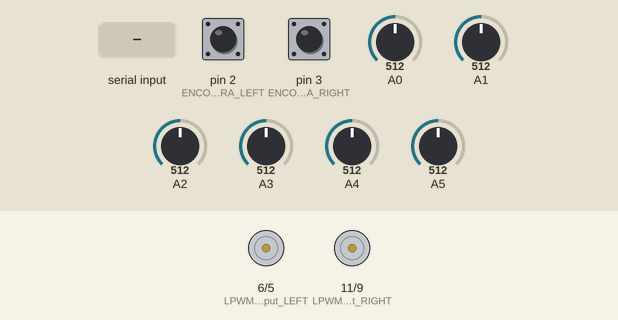
The sketch below on a simulated Arduino Uno, built with avr-gcc and run on an emulated ATmega328P. Parts: motor-driver pin pairs drawn as motors (green arrow = first pin HIGH = forward, orange = second pin HIGH = backward, longer = more drive). The inputs (shaded band) are chosen by the test bench; at power-on: pin 2 (ENCODEURA_LEFT) HIGH, pin 3 (ENCODEURA_RIGHT) HIGH, A0 = 512, A1 = 512, A2 = 512, A3 = 512, A4 = 512, A5 = 512. What the sketch prints to the serial monitor is not drawn.

Above: at 1.2 s.
1.3 s: "z" received over Serial
At 2.5 s:
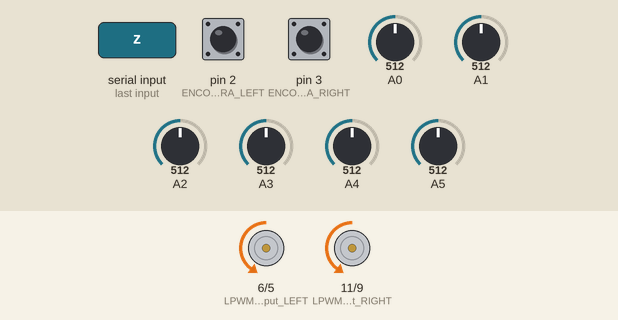
2.8 s: "s" received over Serial
At 4.2 s:
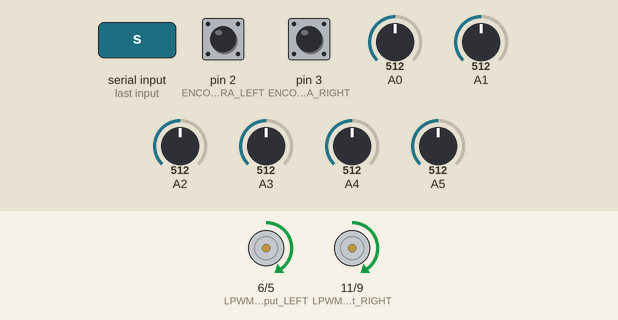
Timing chart, 0 to 5.8 s (numbered marks = the images above; inputs shaded):
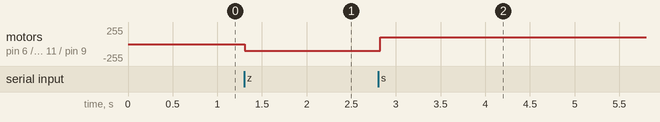

The sketch:

Encoder.ino
```cpp
// Prérequis savoir utiliser un timer
#include <TimerOne.h> // Pour le timer
#include <NewPing.h>
#include <Servo.h>

// Prérequis savoir utiliser les define
// Partie à modifier pour indiquer en define quel pin est branché où A et B à brancher sur 2 et 4
#define ENCODEURA_LEFT 2
#define ENCODEURB_LEFT 4


// Prérequis savoir utiliser les define
// Partie à modifier pour indiquer en define quel pin est branché où A et B à brancher sur 3 et 10
#define ENCODEURA_RIGHT 3
#define ENCODEURB_RIGHT 7


#define TRIGGER_PIN_RIGHT  10  // Arduino pin tied to trigger pin on the ultrasonic sensor   7.
#define ECHO_PIN_RIGHT      8  // Arduino pin tied to echo pin on the ultrasonic sensor.
#define MAX_DISTANCE 200 // Maximum distance we want to ping for (in centimeters). Maximum sensor distance is rated at 400-500cm.

#define TRIGGER_PIN_LEFT  12  // Arduino pin tied to trigger pin on the ultrasonic sensor.
#define ECHO_PIN_LEFT     13  // Arduino pin tied to echo pin on the ultrasonic sensor.

// prérequis : volatile => pour toute variable qui sera utilise dans les interruptions

volatile int count_left =0; // comptage de tick d'encoder  qui sera incrémenté sur interruption " On change " sur l'interruption matériel 0 qui se fait sur le pin 2
volatile double speed_left =0; // vitesse du moteur
volatile byte laststate_left =0;  // etat précédent de l'encodeur


volatile int count_right =0; // comptage de tick d'encoder  qui sera incrémenté sur interruption " On change " sur l'interruption matériel 0 qui se fait sur le pin 2
volatile double speed_right =0; // vitesse du moteur
volatile byte laststate_right =0;  // etat précédent de l'encodeur


int RPWM_Output_RIGHT = 9; // Arduino PWM output pin 9; connect to IBT-2 pin 1 (RPWM)
int LPWM_Output_RIGHT = 11; // Arduino PWM output pin 11; connect to IBT-2 pin 2 (LPWM)

int RPWM_Output_LEFT = 5; // Arduino PWM output pin 5; connect to IBT-2 pin 1 (RPWM)
int LPWM_Output_LEFT = 6; // Arduino PWM output pin 6; connect to IBT-2 pin 2 (LPWM)


NewPing sonarLeft(TRIGGER_PIN_LEFT, ECHO_PIN_LEFT, MAX_DISTANCE); // NewPing setup of pins and maximum distance.
NewPing sonarRight(TRIGGER_PIN_RIGHT, ECHO_PIN_RIGHT, MAX_DISTANCE); // NewPing setup of pins and maximum distance.

void stop() //Stop
{
    digitalWrite(RPWM_Output_RIGHT,LOW);
    digitalWrite(LPWM_Output_RIGHT,LOW);

    digitalWrite(RPWM_Output_LEFT,LOW);
    digitalWrite(LPWM_Output_LEFT,LOW);
}

void advance(char a) // En avant
{
//analogWrite (A,a); // Contrôle de vitesse en PWM
//digitalWrite(B,HIGH);

    int reversePWM = (int ) a;
    analogWrite(LPWM_Output_RIGHT, 0);
    analogWrite(RPWM_Output_RIGHT, reversePWM);


    analogWrite(LPWM_Output_LEFT, 0);
    analogWrite(RPWM_Output_LEFT, reversePWM);


}

void back_off (char a) // En arrière
{
//analogWrite (A,a);
//digitalWrite(B,LOW);
    int forwardPWM  = (int) a;
    analogWrite(LPWM_Output_RIGHT, forwardPWM);
    analogWrite(RPWM_Output_RIGHT, 0);

    analogWrite(LPWM_Output_LEFT, forwardPWM);
    analogWrite(RPWM_Output_LEFT, 0);

}

void setup()
{
// on initialise les entrées et sorties
 pinMode(ENCODEURA_LEFT, INPUT_PULLUP);
 pinMode(ENCODEURB_LEFT, INPUT_PULLUP);

 pinMode(ENCODEURA_RIGHT, INPUT_PULLUP);
 pinMode(ENCODEURB_RIGHT, INPUT_PULLUP);

 pinMode(RPWM_Output_RIGHT, OUTPUT);
 pinMode(LPWM_Output_RIGHT, OUTPUT);

 pinMode(RPWM_Output_LEFT, OUTPUT);
 pinMode(LPWM_Output_LEFT, OUTPUT);


attachInterrupt(INT0,counter_left, CHANGE); // on crée l'interruption sur changement sur la pin 2 => interruption 0, la routine counter va se faire toute seule sans l'appeler à chaque changement d'état sur le pin 2
attachInterrupt(INT1,counter_right, CHANGE);


Timer1.initialize(100000); // On défini le timeur : 100000 microseconds ( 0.1 sec - or 10Hz )
Timer1.attachInterrupt( timerIsr ); // attach the service routine here la fonction timerIsr est une routine qui va se faire automatiquement 10* par secondes sans l'appeler

Serial.begin(9600); // Définit vitesse de transmission série
Serial.println("Execution du controle par clavier");
}

void loop()
{
  if(Serial.available()){
  char val = Serial.read(); //récupération des caractères sur le
  if(val != -1)             //port série
  {
    switch(val)
    {
    case 'z':// En avant si touche "z"
        advance (100); // en avant vitesse max
                          // le driver fonctionne à l'état bas en marche avant
        break;
    case 's':// En arrière si touche "s"
        back_off (100); // en arrière vitesse max
                      // le driver fonctionne à l'état haut en marche arrière
        break;
    case 'x': // arrêt si touche "x"
      stop();
      break;
    }
  }
  else stop();
}

//Serial.print("speed_left :");
//Serial.print(speed_left);
//
//Serial.print("speed_right :");
//Serial.println(speed_right);


 float sensorValue0 = analogRead(A0) / 650;
 float sensorValue1 = analogRead(A4) / 650;
 float sensorValue2 = analogRead(A3) / 650;
 float sensorValue3 = analogRead(A2) / 650;
 float sensorValue4 = analogRead(A1) / 650;
 float sensorValue5 = analogRead(A5) / 650;


 Serial.print(" A0: ");Serial.print(sensorValue0);
 Serial.print(" A1: ");Serial.print(sensorValue1);
 Serial.print(" A2: ");Serial.print(sensorValue2);
 Serial.print(" A3: ");Serial.print(sensorValue3);
 Serial.print(" A4: ");Serial.print(sensorValue4);
 Serial.print(" A5: ");Serial.print(sensorValue5);
 Serial.println("");

//  delay(50);                      // Wait 50ms between pings (about 20 pings/sec). 29ms should be the shortest delay between pings.
//  unsigned int uS = sonarLeft.ping(); // Send ping, get ping time in microseconds (uS).
//  unsigned int uS2 = sonarRight.ping(); // Send ping, get ping time in microseconds (uS).
//  Serial.print("Ping Left: ");
//  Serial.print(sonarLeft.convert_cm(uS)); // Convert ping time to distance and print result (0 = outside set distance range, no ping echo)
//  Serial.print("cm");
//  Serial.print("Ping Right: ");
//  Serial.print(sonarRight.convert_cm(uS2)); // Convert ping time to distance and print result (0 = outside set distance range, no ping echo)
//  Serial.println("cm");

}


// Encoder counter 0

void counter_left()
{
  byte state=PIND;

  state|=B11101011;  // mask pour ne regarder que les changements sur 2 et 4
  // Modifier le MASK  B01111011 par BXXXXXXXX mettre des 0 là où sont les pins utilisés par l'encodeur
  if( state!=laststate_left)
  {
    (((state&(1<<ENCODEURA_LEFT))>>ENCODEURA_LEFT)^((state&(1<<ENCODEURB_LEFT))>>ENCODEURB_LEFT))?count_left--:count_left++;
    laststate_left=state;
  }


}


void counter_right()
{
  byte state=PIND;

   state|=B01110111;  // mask pour ne regarder que les changements sur 3 et 7
//  // Modifier le MASK  B01110111 par BXXXXXXXX mettre des 0 là où sont les pins utilisés par l'encodeur
  if( state!=laststate_right)
  {
    (((state&(1<<ENCODEURA_RIGHT))>>ENCODEURA_RIGHT)^((state&(1<<ENCODEURB_RIGHT))>>ENCODEURB_RIGHT))?count_right--:count_right++;
    laststate_right=state;
  }


}


// Timer event to calculate speed from counters

void timerIsr()
{
    speed_left=count_left; // on a le nombre de tick ( signé ) par unité de temps  = vitesse
    count_left=0; // On remet le compteur de tick à 0


    speed_right=count_right; // on a le nombre de tick ( signé ) par unité de temps  = vitesse
    count_right=0; // On remet le compteur de tick à 0

//    Serial.println("timerIsr");
}
```

Measured:
- after the input at 1.3 s, motor on pin 6 (LPWM_Output_LEFT) / pin 5 (RPWM_Output_LEFT), motor on pin 11 (LPWM_Output_RIGHT) / pin 9 (RPWM_Output_RIGHT): stopped → backward 100/255 at once
- after the input at 2.8 s, motor on pin 6 (LPWM_Output_LEFT) / pin 5 (RPWM_Output_LEFT), motor on pin 11 (LPWM_Output_RIGHT) / pin 9 (RPWM_Output_RIGHT): backward 100/255 → forward 100/255 at once
